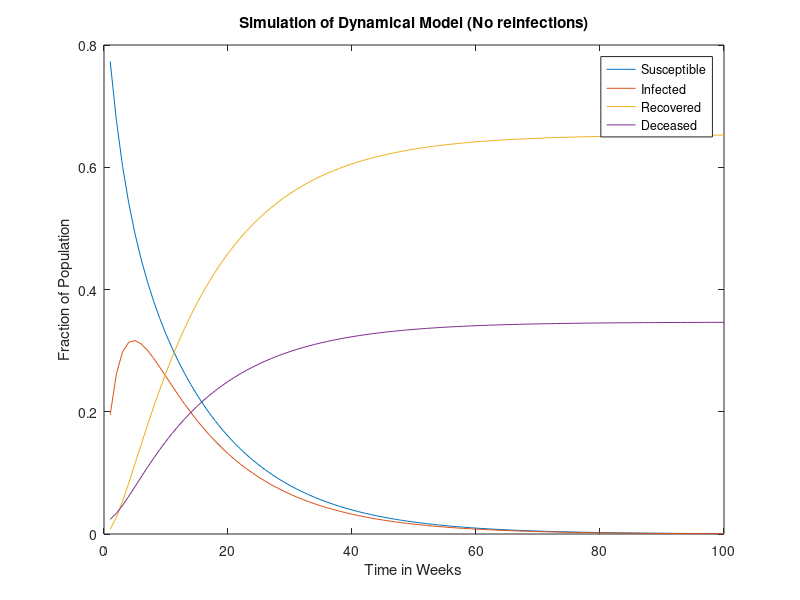
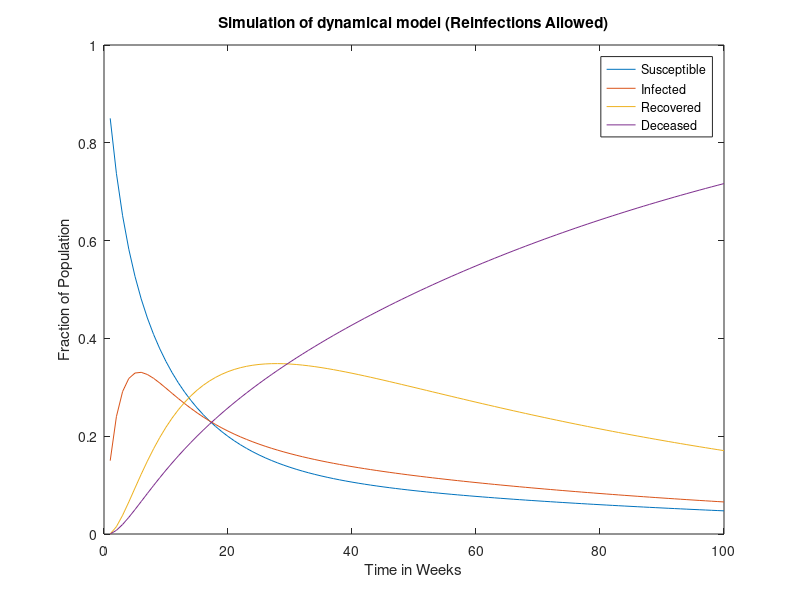

These figures' MATLAB source, in order:
%%% The functions used for this part can all be found in this script
%%

%%% This is one of our first attempts at making a linear dynamical model
%%% where we plugged in a starting percentage for each letter (Susceptible
%%% , Infected, recover, Deceased) and a rate at which they change as time
%%% passes on. 

SIRD = [0.9;0.08;0.00;0.02]; 

% Here we have the starting percentagaes 

stateChanger = [0.85 0.1 0 0; 0.15 0.75 0 0;...
    0 0.1 1 0; 0 0.05 0 1];

% Above is the A matrix that changes x as it takes t steps

changeSIRD = [];
change=stateChanger*SIRD; %%Calculate change for first week
changeSIRD=cat(2,changeSIRD,change); %%Concatenate change vector to empty array
for i = 1:99 
    change=stateChanger*change; %%use the current change vector to get new change vector
    changeSIRD=cat(2,changeSIRD,change); %%Concatenate change vector to empty array
end 
plot(changeSIRD');
title('Simulation of Dynamical Model (No reinfections)')
legend('Susceptible','Infected','Recovered','Deceased');
xlabel("Time in Weeks");
ylabel("Fraction of Population");

% This is the graph of what our simulation gave us based on the parameters
% and initial conditions. 
%%
%%% Here we have a different attempt where we introduce the ability to
%%% become reinfected

changeMatrix=[0.85 0.1 0 0;
    0.15 0.75 0.05 0;
    0 0.1 0.95 0;
    0 0.05 0 1];
newSIRD=[1;0;0;0];
change2=changeMatrix*newSIRD;
changeSIRD2=[];
changeSIRD2=cat(2,changeSIRD2,change2);

for i = 1:99
    change2=changeMatrix*change2; %%use the current change vector to get new change vector
    changeSIRD2=cat(2,changeSIRD2,change2); %%Concatenate change vector to empty array
end

figure;
plot(changeSIRD2');
title('Simulation of dynamical model (Reinfections Allowed)')
legend('Susceptible','Infected','Recovered','Deceased');
xlabel("Time in Weeks");
ylabel("Fraction of Population");

% When it is possible to become reinfected with a new disease (or same one)
% then the number of deaths as time goes on increases exponentially and
% eventually everyone dies no matter what. 